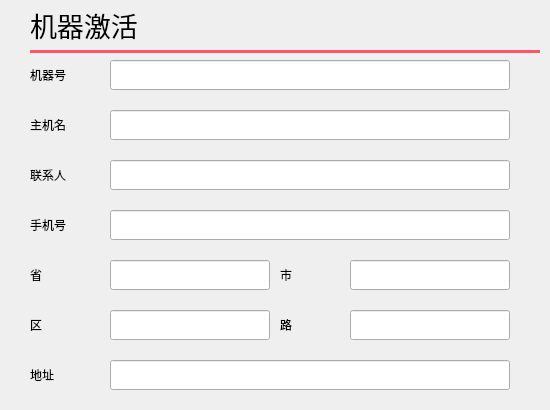
<?xml version="1.0" encoding="UTF-8"?>
<ui version="4.0">
 <class>saas_guide_activateTerminal</class>
 <widget class="QWidget" name="saas_guide_activateTerminal">
  <property name="geometry">
   <rect>
    <x>0</x>
    <y>0</y>
    <width>550</width>
    <height>410</height>
   </rect>
  </property>
  <property name="windowTitle">
   <string>Dialog</string>
  </property>
  <widget class="QLabel" name="label_7">
   <property name="geometry">
    <rect>
     <x>280</x>
     <y>260</y>
     <width>67</width>
     <height>30</height>
    </rect>
   </property>
   <property name="text">
    <string>市</string>
   </property>
  </widget>
  <widget class="QLabel" name="label_3">
   <property name="geometry">
    <rect>
     <x>30</x>
     <y>160</y>
     <width>67</width>
     <height>30</height>
    </rect>
   </property>
   <property name="text">
    <string>联系人</string>
   </property>
  </widget>
  <widget class="QLineEdit" name="lineEdit_contacts">
   <property name="geometry">
    <rect>
     <x>110</x>
     <y>160</y>
     <width>400</width>
     <height>30</height>
    </rect>
   </property>
  </widget>
  <widget class="QLineEdit" name="lineEdit_address">
   <property name="geometry">
    <rect>
     <x>110</x>
     <y>360</y>
     <width>400</width>
     <height>30</height>
    </rect>
   </property>
  </widget>
  <widget class="QLineEdit" name="lineEdit_terminalCode">
   <property name="geometry">
    <rect>
     <x>110</x>
     <y>60</y>
     <width>400</width>
     <height>30</height>
    </rect>
   </property>
  </widget>
  <widget class="QLabel" name="label_9">
   <property name="geometry">
    <rect>
     <x>30</x>
     <y>310</y>
     <width>67</width>
     <height>30</height>
    </rect>
   </property>
   <property name="text">
    <string>区</string>
   </property>
  </widget>
  <widget class="QLabel" name="label_2">
   <property name="geometry">
    <rect>
     <x>30</x>
     <y>110</y>
     <width>67</width>
     <height>30</height>
    </rect>
   </property>
   <property name="text">
    <string>主机名</string>
   </property>
  </widget>
  <widget class="QLineEdit" name="lineEdit_telephone">
   <property name="geometry">
    <rect>
     <x>110</x>
     <y>210</y>
     <width>400</width>
     <height>30</height>
    </rect>
   </property>
  </widget>
  <widget class="QLabel" name="label_4">
   <property name="geometry">
    <rect>
     <x>30</x>
     <y>360</y>
     <width>67</width>
     <height>30</height>
    </rect>
   </property>
   <property name="text">
    <string>地址</string>
   </property>
  </widget>
  <widget class="QLabel" name="label_6">
   <property name="geometry">
    <rect>
     <x>30</x>
     <y>210</y>
     <width>67</width>
     <height>30</height>
    </rect>
   </property>
   <property name="text">
    <string>手机号</string>
   </property>
  </widget>
  <widget class="QLineEdit" name="lineEdit_area">
   <property name="geometry">
    <rect>
     <x>110</x>
     <y>310</y>
     <width>160</width>
     <height>30</height>
    </rect>
   </property>
  </widget>
  <widget class="QLineEdit" name="lineEdit_province">
   <property name="geometry">
    <rect>
     <x>110</x>
     <y>260</y>
     <width>160</width>
     <height>30</height>
    </rect>
   </property>
  </widget>
  <widget class="QLabel" name="label">
   <property name="geometry">
    <rect>
     <x>30</x>
     <y>60</y>
     <width>67</width>
     <height>30</height>
    </rect>
   </property>
   <property name="text">
    <string>机器号</string>
   </property>
  </widget>
  <widget class="QLineEdit" name="lineEdit_storeName">
   <property name="geometry">
    <rect>
     <x>110</x>
     <y>110</y>
     <width>400</width>
     <height>30</height>
    </rect>
   </property>
  </widget>
  <widget class="QLabel" name="label_5">
   <property name="geometry">
    <rect>
     <x>30</x>
     <y>260</y>
     <width>67</width>
     <height>30</height>
    </rect>
   </property>
   <property name="text">
    <string>省</string>
   </property>
  </widget>
  <widget class="QLineEdit" name="lineEdit_city">
   <property name="geometry">
    <rect>
     <x>350</x>
     <y>260</y>
     <width>160</width>
     <height>30</height>
    </rect>
   </property>
  </widget>
  <widget class="QLineEdit" name="lineEdit_street">
   <property name="geometry">
    <rect>
     <x>350</x>
     <y>310</y>
     <width>160</width>
     <height>30</height>
    </rect>
   </property>
  </widget>
  <widget class="QLabel" name="label_8">
   <property name="geometry">
    <rect>
     <x>280</x>
     <y>310</y>
     <width>67</width>
     <height>30</height>
    </rect>
   </property>
   <property name="text">
    <string>路</string>
   </property>
  </widget>
  <widget class="QLabel" name="label_10">
   <property name="geometry">
    <rect>
     <x>30</x>
     <y>10</y>
     <width>481</width>
     <height>30</height>
    </rect>
   </property>
   <property name="styleSheet">
    <string notr="true">font-size:20pt;</string>
   </property>
   <property name="text">
    <string>机器激活</string>
   </property>
  </widget>
  <widget class="QLabel" name="label_11">
   <property name="geometry">
    <rect>
     <x>30</x>
     <y>50</y>
     <width>510</width>
     <height>3</height>
    </rect>
   </property>
   <property name="styleSheet">
    <string notr="true">background:#ff546b;</string>
   </property>
   <property name="text">
    <string/>
   </property>
  </widget>
 </widget>
 <tabstops>
  <tabstop>lineEdit_terminalCode</tabstop>
  <tabstop>lineEdit_storeName</tabstop>
  <tabstop>lineEdit_contacts</tabstop>
  <tabstop>lineEdit_telephone</tabstop>
  <tabstop>lineEdit_province</tabstop>
  <tabstop>lineEdit_city</tabstop>
  <tabstop>lineEdit_area</tabstop>
  <tabstop>lineEdit_street</tabstop>
  <tabstop>lineEdit_address</tabstop>
 </tabstops>
 <resources/>
 <connections/>
</ui>
